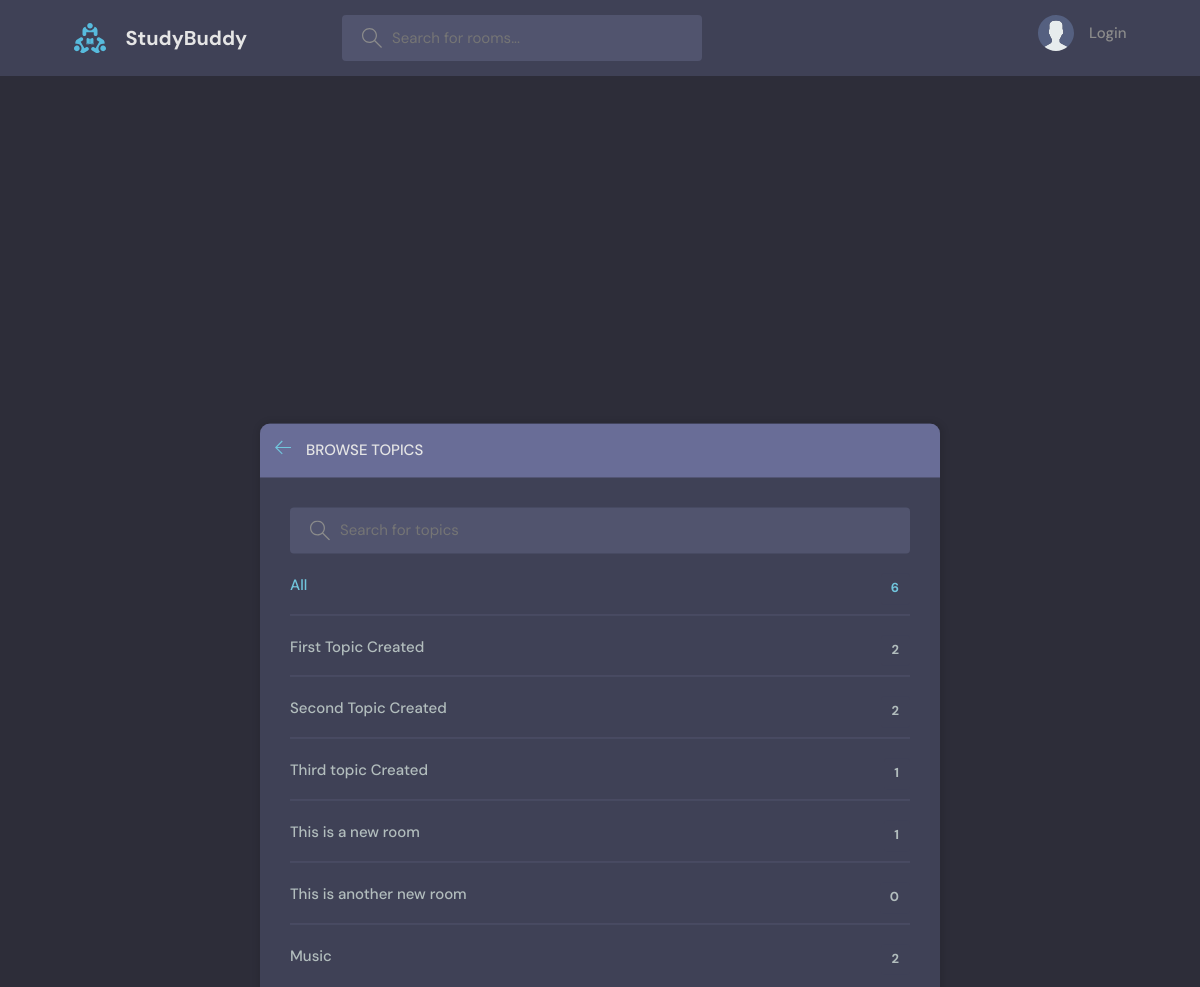
Page /topics/ on the committed database.
### base/models.py (models this page shows, shortened)
class Topic(models.Model):
    name = models.CharField(max_length=200)

### base/views.py (the view)
# urls.py: path('topics/', views.topics, name='topic'),
def topics (request):
    q = request.GET.get('q') if request.GET.get('q') != None else ''
    topics = models.Topic.objects.filter(name__icontains=q)
    context = {'topics': topics}
    return render(request, 'topics.html', context)

### templates/topics.html (shortened to what this page needs)
{% extends "main.html" %}
{% block content %}
<main class="create-room layout">
  <div class="container">
    <div class="layout__box">
      <div class="layout__boxHeader">
        <div class="layout__boxTitle">
          <a href="{{ request.META.HTTP_REFERER }}">
            <svg version="1.1" xmlns="http://www.w3.org/2000/svg" width="32" height="32" viewBox="0 0 32 32">
              <title>arrow-left</title>
              <path
                d="M13.723 2.286l-13.723 13.714 13.719 13.714 1.616-1.611-10.96-10.96h27.625v-2.286h-27.625l10.965-10.965-1.616-1.607z"
              ></path>
            </svg>
          </a>
          <h3>Browse Topics</h3>
        </div>
      </div>
      <div class="topics-page layout__body">
        <form class="header__search" method='GET' action="">
          <label>
            <input placeholder="Search for topics" name='q'/>
          </label>
        </form>
        <ul class="topics__list">
          <li>
            <a href="{% url "home" %}" class="active">All <span>{{ topics.count }}</span></a>
          </li>
          {% for topic in topics %}
          <li>
            <a href="{% url 'home' %}?q={{ topic.name }}">{{ topic.name }}<span>{{ topic.room_set.all.count }}</span></a>
          </li>
          {% endfor %}
        </ul>
      </div>
    </div>
  </div>
</main>
{% endblock content %}

### static/styles/style.css (style rules this page uses)
:root { --color-main: #71c6dd; --color-main-light: #e1f6fb; --color-dark: #3f4156; --color-dark-medium: #51546e; --color-dark-light: #696d97; --color-light: #e5e5e5; --color-gray: #8b8b8b; --color-light-gray: #b2bdbd; --color-bg: #2d2d39; --color-success: #5dd693; --color-error: #fc4b0b; }
* { font-family: "DM Sans", -apple-system, BlinkMacSystemFont, "Segoe UI", Roboto, Oxygen, Ubuntu, Cantarell, "Open Sans", "Helvetica Neue", sans-serif; margin: 0; padding: 0; box-sizing: border-box; text-rendering: optimizeLegibility; font-size: inherit; }
html { font-size: 56.25%; }
@media only screen and (min-width: 1200px) { html { font-size: 62.5%; } }
body { line-height: 1.6; font-weight: 400; font-size: 1.5rem; color: var(--color-light-gray); background-color: var(--color-bg); min-height: 100vh; }
a { display: inline-block; color: var(--color-main); text-decoration: none; }
.container { max-width: 120rem; width: 90%; margin: auto; }
.header__search > label { background-color: var(--color-dark-medium); padding: 1.3rem 1rem; display: flex; align-items: center; gap: 1rem; border-radius: 4px; }
.header__search svg { fill: var(--color-gray); width: 2rem; height: 2rem; margin-left: 1rem; }
.header__search input { width: 30rem; background: transparent; border: none; outline: none; color: var(--color-light); }
.layout { margin-top: 2.4rem; }
.layout > .container { display: flex; justify-content: space-between; align-items: flex-start; }
.layout__box { width: 90%; max-width: 48rem; min-height: 40rem; position: absolute; top: 70%; left: 50%; transform: translate(-50%, -46%); background-color: var(--color-dark); border-radius: 1rem; box-shadow: 1px 1px 6px 3px rgba(0, 0, 0, 0.1); overflow: hidden; }
.layout__boxHeader { display: flex; padding: 1.5rem; background-color: var(--color-dark-light); }
.layout__boxTitle { display: flex; gap: 1.5rem; align-items: center; }
.layout__boxTitle h3 { text-transform: uppercase; font-weight: 500; color: var(--color-light); }
.layout__boxTitle svg { width: 1.6rem; height: 1.6rem; fill: var(--color-main); }
.layout__body { margin: 3rem; }
.topics__list { list-style: none; }
.topics__list li a { display: flex; justify-content: space-between; margin-bottom: 3rem; font-weight: 500; color: var(--color-light-gray); transition: all 0.3s ease-in-out; }
.topics__list li a.active, .topics__list li a:hover { color: var(--color-main); }
.topics__list li a span { padding: 0.5rem 1rem; background-color: var(--color-dark); border-radius: 3px; font-size: 1.3rem; font-weight: 700; letter-spacing: 1px; }
.topics-page .topics__list li:not(:last-child) a { margin: 2rem 0; padding-bottom: 1rem; text-decoration: none; border-bottom: 1px solid var(--color-dark-medium); }
.topics-page .header__search { display: block; }
.create-room.layout .layout__box { max-width: 68rem; }

### rows in the picture
Topic: name "First Topic Created", room_set.all.count "2"
Topic: name "Second Topic Created", room_set.all.count "2"
Topic: name "Third topic Created", room_set.all.count "1"
Topic: name "This is a new room", room_set.all.count "1"
Topic: name "This is another new room", room_set.all.count "0"
Topic: name "Music", room_set.all.count "2"

### other values in the picture
{{ topics.count }} "6"
